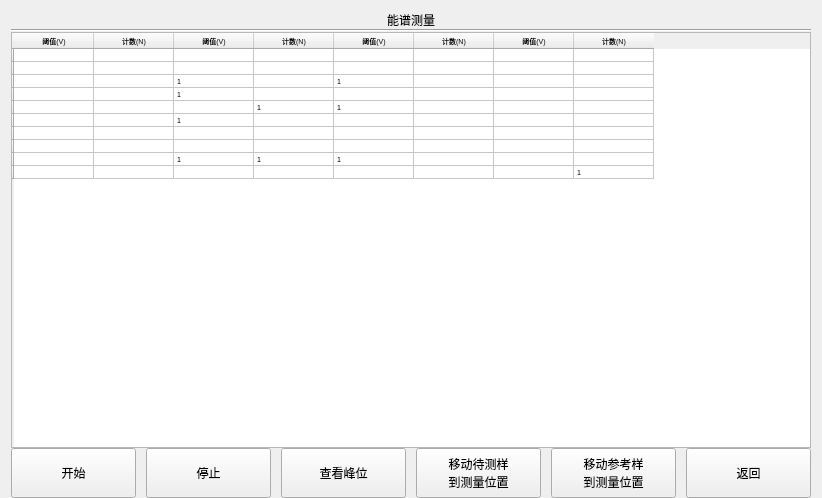
<?xml version="1.0" encoding="UTF-8"?>
<ui version="4.0">
 <class>spectrummeasurement</class>
 <widget class="QWidget" name="spectrummeasurement">
  <property name="geometry">
   <rect>
    <x>0</x>
    <y>0</y>
    <width>822</width>
    <height>498</height>
   </rect>
  </property>
  <property name="windowTitle">
   <string>Form</string>
  </property>
  <layout class="QGridLayout" name="gridLayout">
   <property name="bottomMargin">
    <number>0</number>
   </property>
   <item row="0" column="0">
    <layout class="QVBoxLayout" name="verticalLayout" stretch="0,0,0,0,0">
     <property name="spacing">
      <number>0</number>
     </property>
     <item>
      <widget class="QLabel" name="label">
       <property name="text">
        <string>能谱测量</string>
       </property>
       <property name="alignment">
        <set>Qt::AlignCenter</set>
       </property>
      </widget>
     </item>
     <item>
      <widget class="Line" name="line">
       <property name="orientation">
        <enum>Qt::Horizontal</enum>
       </property>
      </widget>
     </item>
     <item>
      <widget class="QTableWidget" name="tableWidget">
       <property name="font">
        <font>
         <pointsize>5</pointsize>
        </font>
       </property>
       <attribute name="horizontalHeaderDefaultSectionSize">
        <number>80</number>
       </attribute>
       <attribute name="verticalHeaderDefaultSectionSize">
        <number>5</number>
       </attribute>
       <row>
        <property name="text">
         <string/>
        </property>
       </row>
       <row>
        <property name="text">
         <string/>
        </property>
       </row>
       <row>
        <property name="text">
         <string/>
        </property>
       </row>
       <row>
        <property name="text">
         <string/>
        </property>
       </row>
       <row>
        <property name="text">
         <string/>
        </property>
       </row>
       <row>
        <property name="text">
         <string/>
        </property>
       </row>
       <row>
        <property name="text">
         <string/>
        </property>
       </row>
       <row>
        <property name="text">
         <string/>
        </property>
       </row>
       <row>
        <property name="text">
         <string/>
        </property>
       </row>
       <row>
        <property name="text">
         <string/>
        </property>
       </row>
       <column>
        <property name="text">
         <string>阈值(V)</string>
        </property>
       </column>
       <column>
        <property name="text">
         <string>计数(N)</string>
        </property>
       </column>
       <column>
        <property name="text">
         <string>阈值(V)</string>
        </property>
       </column>
       <column>
        <property name="text">
         <string>计数(N)</string>
        </property>
       </column>
       <column>
        <property name="text">
         <string>阈值(V)</string>
        </property>
       </column>
       <column>
        <property name="text">
         <string>计数(N)</string>
        </property>
       </column>
       <column>
        <property name="text">
         <string>阈值(V)</string>
        </property>
       </column>
       <column>
        <property name="text">
         <string>计数(N)</string>
        </property>
       </column>
       <item row="0" column="0">
        <property name="text">
         <string/>
        </property>
       </item>
       <item row="1" column="0">
        <property name="text">
         <string/>
        </property>
       </item>
       <item row="2" column="0">
        <property name="text">
         <string/>
        </property>
       </item>
       <item row="2" column="2">
        <property name="text">
         <string>1</string>
        </property>
       </item>
       <item row="2" column="4">
        <property name="text">
         <string>1</string>
        </property>
       </item>
       <item row="3" column="2">
        <property name="text">
         <string>1</string>
        </property>
       </item>
       <item row="4" column="0">
        <property name="text">
         <string/>
        </property>
       </item>
       <item row="4" column="3">
        <property name="text">
         <string>1</string>
        </property>
       </item>
       <item row="4" column="4">
        <property name="text">
         <string>1</string>
        </property>
       </item>
       <item row="5" column="2">
        <property name="text">
         <string>1</string>
        </property>
       </item>
       <item row="7" column="6">
        <property name="text">
         <string/>
        </property>
       </item>
       <item row="7" column="7">
        <property name="text">
         <string/>
        </property>
       </item>
       <item row="8" column="2">
        <property name="text">
         <string>1</string>
        </property>
       </item>
       <item row="8" column="3">
        <property name="text">
         <string>1</string>
        </property>
       </item>
       <item row="8" column="4">
        <property name="text">
         <string>1</string>
        </property>
       </item>
       <item row="8" column="6">
        <property name="text">
         <string/>
        </property>
       </item>
       <item row="8" column="7">
        <property name="text">
         <string/>
        </property>
       </item>
       <item row="9" column="6">
        <property name="text">
         <string/>
        </property>
       </item>
       <item row="9" column="7">
        <property name="text">
         <string>1</string>
        </property>
       </item>
      </widget>
     </item>
     <item>
      <layout class="QHBoxLayout" name="horizontalLayout_2">
       <property name="spacing">
        <number>10</number>
       </property>
       <property name="margin">
        <number>0</number>
       </property>
       <item>
        <widget class="QPushButton" name="pushButton">
         <property name="enabled">
          <bool>true</bool>
         </property>
         <property name="sizePolicy">
          <sizepolicy hsizetype="Preferred" vsizetype="Fixed">
           <horstretch>0</horstretch>
           <verstretch>0</verstretch>
          </sizepolicy>
         </property>
         <property name="minimumSize">
          <size>
           <width>0</width>
           <height>50</height>
          </size>
         </property>
         <property name="maximumSize">
          <size>
           <width>16777215</width>
           <height>60</height>
          </size>
         </property>
         <property name="baseSize">
          <size>
           <width>0</width>
           <height>0</height>
          </size>
         </property>
         <property name="styleSheet">
          <string notr="true"/>
         </property>
         <property name="text">
          <string>开始</string>
         </property>
         <property name="iconSize">
          <size>
           <width>16</width>
           <height>16</height>
          </size>
         </property>
        </widget>
       </item>
       <item>
        <widget class="QPushButton" name="pushButton_2">
         <property name="enabled">
          <bool>true</bool>
         </property>
         <property name="sizePolicy">
          <sizepolicy hsizetype="Preferred" vsizetype="Fixed">
           <horstretch>0</horstretch>
           <verstretch>0</verstretch>
          </sizepolicy>
         </property>
         <property name="minimumSize">
          <size>
           <width>0</width>
           <height>50</height>
          </size>
         </property>
         <property name="maximumSize">
          <size>
           <width>16777215</width>
           <height>60</height>
          </size>
         </property>
         <property name="baseSize">
          <size>
           <width>0</width>
           <height>0</height>
          </size>
         </property>
         <property name="styleSheet">
          <string notr="true"/>
         </property>
         <property name="text">
          <string>停止</string>
         </property>
         <property name="iconSize">
          <size>
           <width>16</width>
           <height>16</height>
          </size>
         </property>
        </widget>
       </item>
       <item>
        <widget class="QPushButton" name="pushButton_6">
         <property name="enabled">
          <bool>true</bool>
         </property>
         <property name="sizePolicy">
          <sizepolicy hsizetype="Preferred" vsizetype="Fixed">
           <horstretch>0</horstretch>
           <verstretch>0</verstretch>
          </sizepolicy>
         </property>
         <property name="minimumSize">
          <size>
           <width>0</width>
           <height>50</height>
          </size>
         </property>
         <property name="maximumSize">
          <size>
           <width>16777215</width>
           <height>60</height>
          </size>
         </property>
         <property name="text">
          <string>查看峰位</string>
         </property>
        </widget>
       </item>
       <item>
        <widget class="QPushButton" name="pushButton_5">
         <property name="enabled">
          <bool>true</bool>
         </property>
         <property name="sizePolicy">
          <sizepolicy hsizetype="Preferred" vsizetype="Fixed">
           <horstretch>0</horstretch>
           <verstretch>0</verstretch>
          </sizepolicy>
         </property>
         <property name="minimumSize">
          <size>
           <width>0</width>
           <height>50</height>
          </size>
         </property>
         <property name="maximumSize">
          <size>
           <width>16777215</width>
           <height>60</height>
          </size>
         </property>
         <property name="text">
          <string>移动待测样
到测量位置</string>
         </property>
        </widget>
       </item>
       <item>
        <widget class="QPushButton" name="pushButton_4">
         <property name="enabled">
          <bool>true</bool>
         </property>
         <property name="sizePolicy">
          <sizepolicy hsizetype="Preferred" vsizetype="Fixed">
           <horstretch>0</horstretch>
           <verstretch>0</verstretch>
          </sizepolicy>
         </property>
         <property name="minimumSize">
          <size>
           <width>0</width>
           <height>50</height>
          </size>
         </property>
         <property name="maximumSize">
          <size>
           <width>16777215</width>
           <height>60</height>
          </size>
         </property>
         <property name="baseSize">
          <size>
           <width>0</width>
           <height>0</height>
          </size>
         </property>
         <property name="text">
          <string>移动参考样
到测量位置</string>
         </property>
         <property name="iconSize">
          <size>
           <width>16</width>
           <height>16</height>
          </size>
         </property>
        </widget>
       </item>
       <item>
        <widget class="QPushButton" name="pushButton_3">
         <property name="enabled">
          <bool>true</bool>
         </property>
         <property name="sizePolicy">
          <sizepolicy hsizetype="Preferred" vsizetype="Fixed">
           <horstretch>0</horstretch>
           <verstretch>0</verstretch>
          </sizepolicy>
         </property>
         <property name="minimumSize">
          <size>
           <width>0</width>
           <height>50</height>
          </size>
         </property>
         <property name="maximumSize">
          <size>
           <width>16777215</width>
           <height>60</height>
          </size>
         </property>
         <property name="baseSize">
          <size>
           <width>0</width>
           <height>0</height>
          </size>
         </property>
         <property name="text">
          <string>返回</string>
         </property>
         <property name="iconSize">
          <size>
           <width>16</width>
           <height>16</height>
          </size>
         </property>
        </widget>
       </item>
      </layout>
     </item>
     <item>
      <layout class="QHBoxLayout" name="horizontalLayout">
       <item>
        <widget class="issample" name="widget" native="true"/>
       </item>
       <item>
        <widget class="ispreheat" name="widget_2" native="true"/>
       </item>
       <item>
        <widget class="date_widget" name="widget_3" native="true"/>
       </item>
      </layout>
     </item>
    </layout>
   </item>
  </layout>
 </widget>
 <customwidgets>
  <customwidget>
   <class>date_widget</class>
   <extends>QWidget</extends>
   <header>date_widget.h</header>
   <container>1</container>
  </customwidget>
  <customwidget>
   <class>issample</class>
   <extends>QWidget</extends>
   <header>issample.h</header>
   <container>1</container>
  </customwidget>
  <customwidget>
   <class>ispreheat</class>
   <extends>QWidget</extends>
   <header>ispreheat.h</header>
   <container>1</container>
  </customwidget>
 </customwidgets>
 <resources/>
 <connections/>
</ui>
